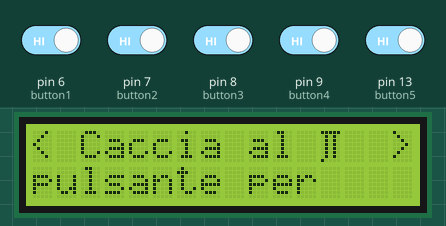
Bench run of a sketch on a simulated Arduino Uno, built with avr-gcc and run on an emulated ATmega328P. On the bench: 16×2 character LCD. Inputs (shaded band) come from the test bench; at power-on: pin 6 (button1), pin 7 (button2), pin 8 (button3), pin 9 (button4), pin 13 (button5) HIGH. Random numbers use the default seed unless the sketch sets one; what the sketch prints to the serial monitor is not drawn.

Above: at 1.2 s.
1.3 s: pin 6 (button1) driven LOW and pin 7 (button2) driven LOW and pin 8 (button3) driven LOW and pin 9 (button4) driven LOW and pin 13 (button5) driven LOW
At 3.8 s:
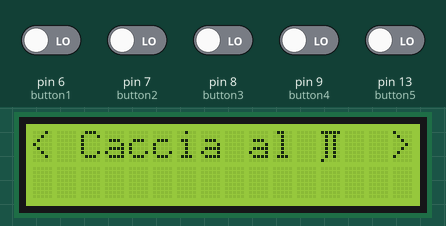
11.3 s: pin 6 (button1) driven HIGH
At 19.9 s:
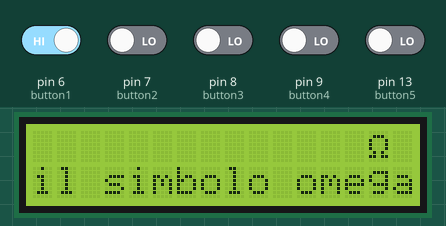
21.3 s: pin 7 (button2) driven HIGH
At 31.1 s:
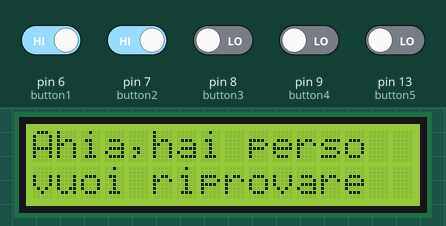
31.3 s: pin 7 (button2) driven LOW
At 33.2 s:
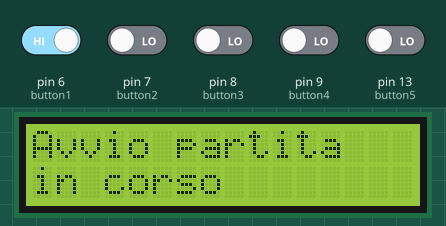
41.3 s: pin 8 (button3) driven HIGH
At 46.15 s:
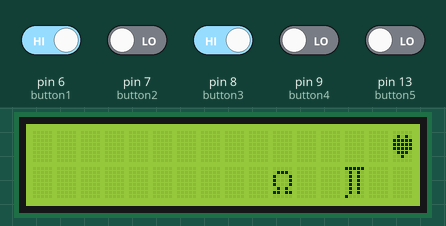
53.4 s: pin 6 (button1) driven LOW
At 55.7 s:
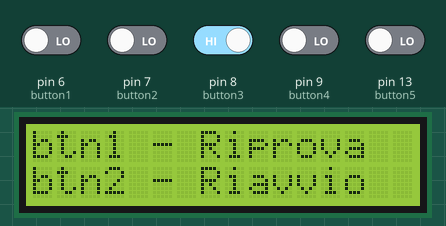
Timing chart, 0 to 57.2 s (numbered marks = the images above; inputs shaded):
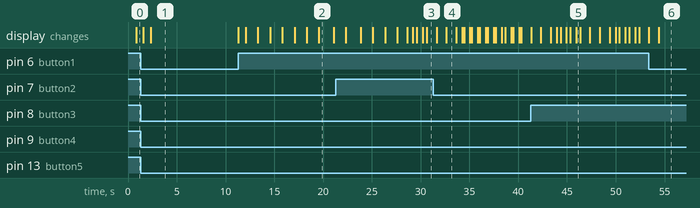

The sketch:

Caccia_al_PiGreco.ino
```cpp
#include <LiquidCrystal.h>
LiquidCrystal lcd(12, 11, 5, 4, 3, 2);
int button1 = 6;
int button2 = 7;
int button3 = 8;
int button4 = 9;
int button5 = 13;
int vittoria = 0;
int risF;
int continua = 0;
int Npartita = 1;
bool presojolly = false;
int vita;
int tempo = 5000;
int tt;
int dt;
byte Cuore[8] =
{B00000, B01010, B11111, B11111, B11111, B01110, B00100, B00000};
byte PiGreco[8] =
{B11111, B01010, B01010, B01010, B01010, B01010, B01010, B10000};
byte Omega[8] =
{B00000, B01110, B10001, B10001, B10001, B01010, B11011, B00000};
byte Smile[8] =
{B00000, B10001, B00000, B00000, B10001, B01110, B00000};

void setup()
{
  Serial.begin(9600); // nel caso serva
  lcd.begin(16, 2);
  pinMode(button1, INPUT);
  pinMode(button2, INPUT);
  pinMode(button3, INPUT);
  pinMode(button4, INPUT);
  pinMode(button5, INPUT);
  risF = 0;
  lcd.createChar(1, Cuore); //byte(0) per scriverlo
  lcd.createChar(2, PiGreco);
  lcd.createChar(3, Omega);
  lcd.createChar(4, Smile);
}

void loop()
{
  inizio();
  istruzioni();
  while (continua == 0)
  {
    partita();
    Npartita++;
    continuare();
  }
}
void inizio()
{
  continua = 0;
  lcd.setCursor(0, 0);
  lcd.print("< Caccia al    >");
  lcd.setCursor(12, 0);
  lcd.write(byte(2));
  lcd.setCursor(0, 1);
  lcd.print("Premi un        ");
  delay(750);
  lcd.setCursor(0, 1);
  lcd.print("pulsante per    ");
  delay(750);
  lcd.setCursor(0, 1);
  lcd.print("iniziare        ");
  delay(750);
  lcd.setCursor(0, 1);
  lcd.print("                ");

  while (digitalRead(button1) == LOW && digitalRead(button2) == LOW && digitalRead(button3) == LOW && digitalRead(button4) == LOW && digitalRead(button5) == LOW)
  {}
  lcd.setCursor(0, 0);
  lcd.print("Avvio gioco in ");
  lcd.setCursor(0, 1);
  lcd.print("corso          ");
  delay(750);
}
void istruzioni()
{
  lcd.clear();
  lcd.setCursor(0, 0);
  lcd.print("<  Ist. Gioco  >");
  lcd.setCursor(0, 1);
  lcd.print("Lo scopo e'     ");
  delay(1250);
  lcd.setCursor(0, 1);
  lcd.print("premere il      ");
  delay(1250);
  lcd.setCursor(0, 1);
  lcd.print("pulsante che    ");
  delay(1250);
  lcd.setCursor(0, 1);
  lcd.print("corrisponde al  ");
  lcd.setCursor(15, 1);
  lcd.write(byte(2));
  delay(1250);
  lcd.setCursor(0, 1);
  lcd.print("attenzione!.....");
  delay(1250);
  lcd.setCursor(0, 1);
  lcd.print("non devi premere");
  delay(1250);
  lcd.clear();
  lcd.setCursor(0, 1);
  lcd.print("il simbolo omega");
  lcd.setCursor(14, 0);
  lcd.write(byte(3));
  delay(1500);
  lcd.setCursor(0, 0);
  lcd.print("<  Ist. Gioco  >");
  lcd.setCursor(0, 1);
  lcd.print("perche' senno'  ");
  delay(1250);
  lcd.clear();
  lcd.setCursor(0, 1);
  lcd.print("perderai vita   ");
  lcd.setCursor(12, 0);
  lcd.write(byte(1));
  lcd.setCursor(13, 0);
  lcd.write(byte(1));
  lcd.setCursor(14, 0);
  lcd.write(byte(1));
  delay(1500);
  lcd.setCursor(0, 0);
  lcd.print("<  Ist. Gioco  >");
  lcd.setCursor(0, 1);
  lcd.print("ne hai 3 in tot ");
  delay(1250);
  lcd.clear();
  lcd.setCursor(0, 1);
  lcd.print("+ quelle extra  ");
  lcd.setCursor(14, 0);
  lcd.write(byte(4));
  delay(1250);
  lcd.setCursor(0, 1);
  lcd.print("max 5 vite     ");
  delay(1250);
}
void partita()
{
  lcd.clear();
  lcd.setCursor(0, 0);
  lcd.print("Avvio partita ");
  lcd.setCursor(0, 1);
  lcd.print("in corso      ");
  delay(1000);

  vita = 3;
  int omega = 0;
  int pigreco = 0;
  int contatore = 1;
  int tempo = 4000;
  int bkpigreco = -1;
  int bkomega = -1;

  while (vita > 0)
  {
    bool presjolly = false;
    int jolly;
    if (contatore == 19)
    {
      lcd.clear();
      lcd.setCursor(0, 0);
      lcd.print("COMPLIMENTI   ");
      lcd.setCursor(0, 1);
      lcd.print("HAI VINTO!!!  ");
      vittoria ++;
      delay(1250);
      return;
    }
    lcd.clear();
    lcd.setCursor(0, 0);
    lcd.print("Livello       ");
    lcd.setCursor(13, 0);
    lcd.print(contatore);
    delay(600);

    if (contatore == 6 || contatore == 12 || contatore == 18)
    {
      Serial.write("r");
      presjolly = true;
    }

    bool controllo = true; // assegnazione posizione
    while (controllo)
    {
      omega = random(0, 5);
      pigreco = random(0, 5);
      if (omega != pigreco && omega != bkomega && pigreco != bkpigreco)
      {
        controllo = false;
      }
    }

    if (presjolly == true)
    {
      controllo = true;
      while (controllo)
      {
        jolly = random(0, 5);
        if ( jolly != pigreco && jolly != omega)
        {
          controllo = false;
        }
      }
    }

    if (vita > 5) // assegna vita
    {
      vita = 5;
    }
    lcd.clear();
    for (int i = 0; i < vita; i++)
    {
      lcd.setCursor(15 - i, 0);
      lcd.write(byte(1));
    }

    stampaCARATTERE(pigreco, 2);
    stampaCARATTERE(omega, 3);

    if (presjolly == true)
    {
      Serial.write("s");
      stampaCARATTERE(jolly, 4);
    }
    tt = millis();
    double tempo1 = false;

    while (digitalRead(button1) == LOW && digitalRead(button2) == LOW && digitalRead(button3) == LOW && digitalRead(button4) == LOW && digitalRead(button5) == LOW) {}
    dt = millis();
    if (dt - tt > tempo && presjolly == false)
    {
      vita--;
      lcd.setCursor(0, 0);
      lcd.print("Tempo!!");
      delay(500);
      tempo1 == true;
    }
    button (0, button1, omega, pigreco, jolly, presjolly, tempo1);
    button (1, button2, omega, pigreco, jolly, presjolly, tempo1);
    button (2, button3, omega, pigreco, jolly, presjolly, tempo1);
    button (3, button4, omega, pigreco, jolly, presjolly, tempo1);
    button (4, button5, omega, pigreco, jolly, presjolly, tempo1);

    if (presjolly == true && tempo1 == false)
    {
      while (digitalRead(button1) == LOW && digitalRead(button2) == LOW && digitalRead(button3) == LOW && digitalRead(button4) == LOW && digitalRead(button5) == LOW) {}
      dt = millis();
      if (dt - tt > tempo)
      {
        vita--;
        lcd.setCursor(0, 0);
        lcd.print("Tempo!!");
        delay(500);
        tempo1 == true;
      }
      button (0, button1, omega, pigreco, jolly, false, tempo1);
      button (1, button2, omega, pigreco, jolly, false, tempo1);
      button (2, button3, omega, pigreco, jolly, false, tempo1);
      button (3, button4, omega, pigreco, jolly, false, tempo1);
      button (4, button5, omega, pigreco, jolly, false, tempo1);
    }
    bkpigreco = pigreco;
    bkomega = omega;
    contatore++;
    tempo = tempo - 200;
  }
}

void continuare()
{
  lcd.clear();
  if (vittoria < 1)
  {
    lcd.setCursor(0, 0);
    lcd.print("Ahia,hai perso");
    lcd.setCursor(0, 1);
    lcd.print("vuoi riprovare");
    delay(1000);
    lcd.setCursor(0, 1);
    lcd.print("a vincere?    ");
    delay(1000);
  }
  lcd.setCursor(0, 0);
  lcd.print("btn1 - Riprova");
  lcd.setCursor(0, 1);
  lcd.print("btn2 - Riavvio");
  while (digitalRead(button1) == LOW && digitalRead(button2) == LOW)
  {}
  if (digitalRead(button2) == HIGH)
  {
    continua++;
  }
}

void stampaCARATTERE(int carattere, int numByte)
{
  if (carattere == 0)
  {
    lcd.setCursor(1, 1); lcd.write(byte(numByte));
  }
  else if (carattere == 1)
  {
    lcd.setCursor(4, 1); lcd.write(byte(numByte));
  }
  else if (carattere == 2)
  {
    lcd.setCursor(7, 1); lcd.write(byte(numByte));
  }
  else if (carattere == 3)
  {
    lcd.setCursor(10, 1); lcd.write(byte(numByte));
  }
  else if (carattere == 4)
  {
    lcd.setCursor(13, 1); lcd.write(byte(numByte));
  }
}

int button (int num, int button, int omega1, int pigreco1, int jolly1, bool presjolly1, double tempo1)
{
  if (digitalRead(button) == HIGH && tempo1 == false)
  {
    delay(200);
    if (omega1 == num)
    {
      vita = vita - 2;
    }
    else if (pigreco1 != num && jolly1 != num)
    {
      vita--;
    }
    else if (presjolly1 == true && jolly1 == num)
    {
      presojolly = true;
      vita++;
    }
  }
}
```

Measured:
- after the input at 11.3 s, the display: first changes at once (image 2 shows a later state)
- what the display in image 2 shows lasts 1.5 s, from 19.6 s to 21.1 s
- what the display in image 4 shows lasts 1.0 s, from 32.6 s to 33.6 s
- what the display in image 5 shows lasts 0.5 s, from 45.9 s to 46.4 s
